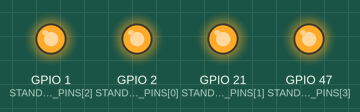
Simulated run of this sketch. Board: ESP32-S3. Shown: output pins drawn as LEDs (lit = HIGH). What the sketch prints to the serial monitor is not drawn.

Above: at 1.09 s.
At 1.7 s:
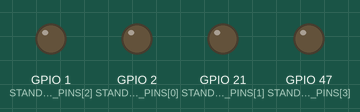
Timing chart, 0 to 4.0 s (numbered marks = the images above):
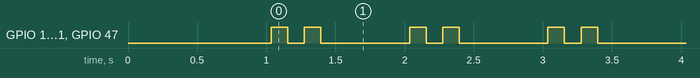

The sketch:

ESP32S3_Blink.ino
```cpp
/*
 * =================================================================================
 * HAWA IoT Platform — ESP32-S3 Built-in LED & Diagnostics Blink Firmware
 * =================================================================================
 * Supported Boards:
 *  - ESP32-S3-DevKitC-1 (N8 / N16)
 *  - ESP32-S3-WROOM-1 / WROOM-2
 *  - YD-ESP32-S3 / NodeMCU ESP32-S3
 *  - Waveshare ESP32-S3 / LilyGO T-Display-S3
 *
 * Features:
 *  - Blinks Standard GPIO LEDs: GPIO 2, 21, 1, 47
 *  - Drives Onboard WS2812 / NeoPixel RGB LEDs: GPIO 48 (DevKitC) & GPIO 38 (LilyGO)
 *  - Cycles smooth RGB colors (Cyan, Emerald, Violet, Amber, Deep Blue)
 *  - Continuous 115200 Baud Serial output with Chip Diagnostics & Heartbeat
 *  - USB CDC on Boot enabled (compatible with both USB and UART ports)
 * =================================================================================
 */

#include <Arduino.h>

// Common ESP32-S3 onboard LED pins
const int STANDARD_LED_PINS[] = {2, 21, 1, 47};
const int NUM_LEDS = sizeof(STANDARD_LED_PINS) / sizeof(STANDARD_LED_PINS[0]);

// RGB NeoPixel pins on ESP32-S3 boards (DevKitC uses 48, LilyGO uses 38)
const int RGB_PINS[] = {48, 38};
const int NUM_RGB = sizeof(RGB_PINS) / sizeof(RGB_PINS[0]);

uint32_t counter = 0;

void setLeds(bool on, uint8_t r, uint8_t g, uint8_t b) {
  // Toggle standard digital LEDs
  for (int i = 0; i < NUM_LEDS; i++) {
    digitalWrite(STANDARD_LED_PINS[i], on ? HIGH : LOW);
  }

  // Drive built-in NeoPixel RGB LED
  for (int i = 0; i < NUM_RGB; i++) {
    if (on) {
      neopixelWrite(RGB_PINS[i], r, g, b);
    } else {
      neopixelWrite(RGB_PINS[i], 0, 0, 0);
    }
  }
}

void setup() {
  Serial.begin(115200);
  delay(1000);

  // Initialize LED pins as output
  for (int i = 0; i < NUM_LEDS; i++) {
    pinMode(STANDARD_LED_PINS[i], OUTPUT);
    digitalWrite(STANDARD_LED_PINS[i], LOW);
  }

  Serial.println("\n=======================================================");
  Serial.println("   HAWA (हावा) — ESP32-S3 LED BLINK & FLASHER TEST   ");
  Serial.println("=======================================================");
  Serial.printf("Chip Model       : %s (Rev %d)\n", ESP.getChipModel(), ESP.getChipRevision());
  Serial.printf("CPU Frequency    : %d MHz\n", ESP.getCpuFreqMHz());
  Serial.printf("Flash Size       : %u MB\n", ESP.getFlashChipSize() / (1024 * 1024));
  Serial.printf("Free Heap Memory : %u bytes\n", ESP.getFreeHeap());
  Serial.println("Pins Controlled  : GPIO 2, 21, 1, 47 (LEDs) | GPIO 48, 38 (RGB NeoPixel)");
  Serial.println("Flash Status     : OK — Flasher tool verified!");
  Serial.println("=======================================================\n");
}

void loop() {
  counter++;

  // Beautiful cycling color palette
  uint8_t colors[5][3] = {
    {0, 60, 80},   // Cyan
    {20, 80, 20},  // Emerald
    {70, 0, 80},   // Violet
    {80, 50, 0},   // Amber
    {0, 20, 80}    // Deep Blue
  };
  uint8_t r = colors[counter % 5][0];
  uint8_t g = colors[counter % 5][1];
  uint8_t b = colors[counter % 5][2];

  // Heartbeat pulse 1
  setLeds(true, r, g, b);
  delay(120);
  setLeds(false, 0, 0, 0);
  delay(120);

  // Heartbeat pulse 2
  setLeds(true, r, g, b);
  delay(120);
  setLeds(false, 0, 0, 0);

  Serial.printf("[HAWA TEST] Heartbeat #%u | LED Blinking OK | Free Heap: %u bytes\n", counter, ESP.getFreeHeap());

  delay(640);
}
```

Measured:
- by itself, GPIO 1 (STANDARD_LED_PINS[2]), GPIO 2 (STANDARD_LED_PINS[0]), GPIO 21 (STANDARD_LED_PINS[1]), GPIO 47 (STANDARD_LED_PINS[3]): repeats every 1.0 s: LOW 0.12 s, HIGH 0.12 s, LOW 0.64 s, HIGH 0.12 s
- by itself, everything shown: repeats every 1.0 s, in 4 steps
